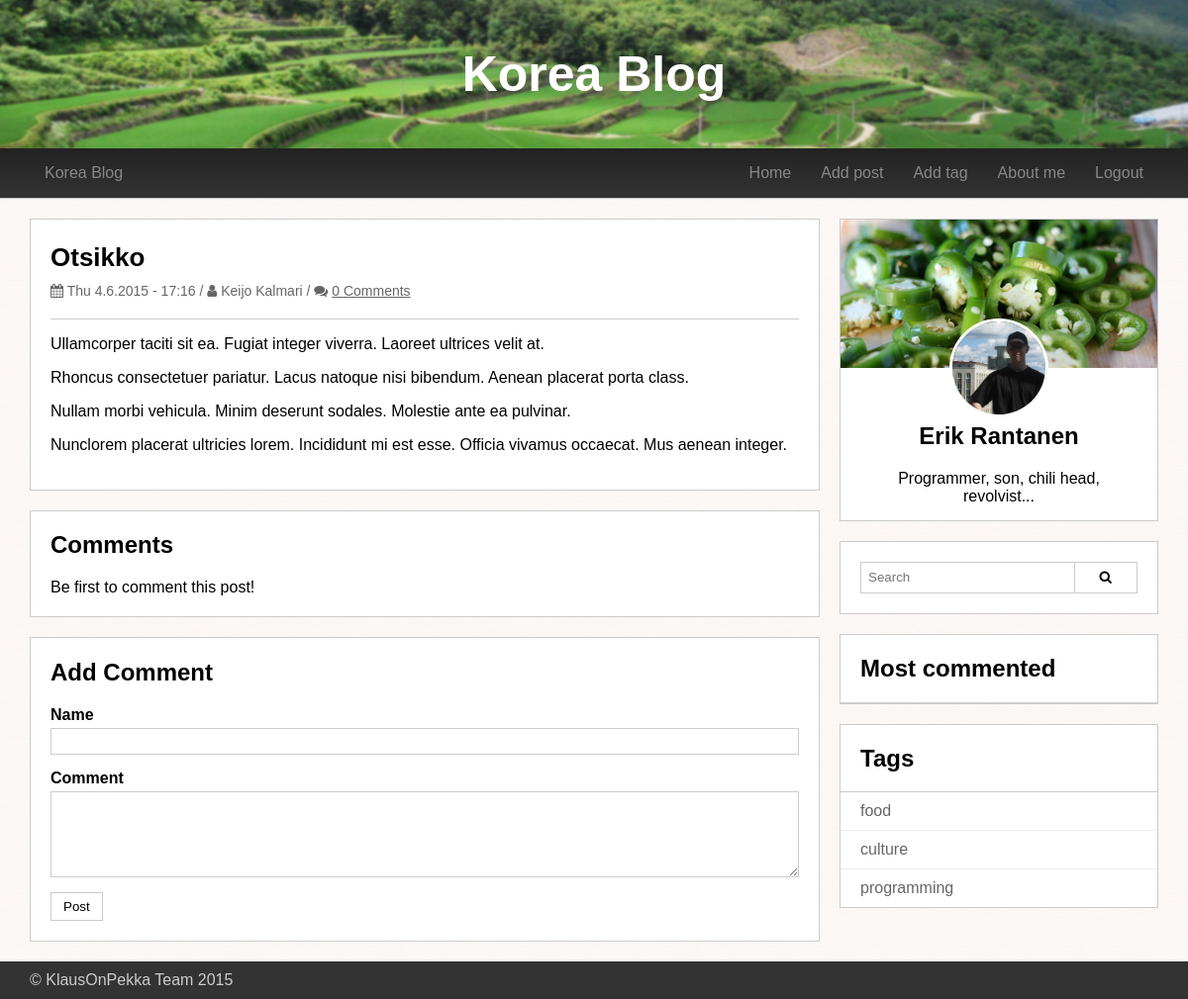
The app's page /post.php?postId=2 (signed in) with its own data.
### tables this page shows
CREATE TABLE post (
	postId int AUTO_INCREMENT,
	author varchar(100) NOT NULL,
	postDatetime datetime DEFAULT current_timestamp,
	title varchar(150) NOT NULL,
	content text NOT NULL,  
	imageLocation varchar(150),
	PRIMARY KEY (postId)
);

CREATE TABLE tag(
	tagId int AUTO_INCREMENT,
	tagName varchar(40),
	PRIMARY KEY (tagId)
);

### post.php (the view, shortened to what this page needs)
<!DOCTYPE html>
<html>
	<head>
		<link rel="stylesheet" href="css/styles.css"/>
		<link rel="stylesheet" href="//maxcdn.bootstrapcdn.com/font-awesome/4.3.0/css/font-awesome.min.css">
	</head>
	<?php
	include_once('database.php');
	include_once('helpers.php');
	$sql = "SELECT * FROM post WHERE postId = :postId";
	$stmt = $handler->prepare($sql);
	$postId = isset($_GET['postId']) && !empty($_GET['postId']) ? (int)$_GET['postId'] : 0;
	$stmt->bindParam(':postId', $postId, PDO::PARAM_INT);
	$stmt->execute();
	$post = $stmt->fetch(PDO::FETCH_OBJ);
	?>
	<?php if(!empty($post)) :?>
	<body class="preload">
		<?php include_once('header.php'); ?>
		<div class="wrapper clearfix">
			<div class="main-content">
				<div class="single-post panel">
					<div class="panel-container">
						<h2><?php echo $post->title; ?></h2>
						<div class="post-meta">
							<?php printMetaInfo($post); ?>
						</div>
						<?php if(!empty($post->imageLocation)) : ?>
							<?php $picture = $post->imageLocation;?>
							<a href="<?php echo $picture; ?>">
								<img class="responsive-image" src="<?php echo $picture;?>">
							</a>
						<?php else : ?>
							<hr>
						<?php endif; ?>
						<?php echo createParagraphs($post->content); ?>
					</div>
				</div>
				<div id="comments" class="panel">
					<div class="panel-container">
						<h2>Comments</h2>
						<?php
						$counter = 0;
						echo $counter < 1 ? 'Be first to comment this post!' : ''; ?>
					</div>
				</div>
				<div id="add-comment" class="panel">
					<div class="panel-container">
						<h2>Add Comment</h2>
						<form action="submit_comment.php" method="post">
							<div class="form-row">
								<label for="comment-author">Name</label>
								<input type="text" id="comment-author" name="commentAuthor" value="<?php echo $_SESSION['fields']['commentAuthor']; ?>">
							</div>
							<div class="form-row">
								<label for="comment-content">Comment</label>
								<textarea id="comment-content" rows="5" name="commentContent"><?php echo $_SESSION['fields']['commentContent']; ?></textarea>
							</div>
							<input type="submit" value="Post" class="button">
						</form>
					</div>
				</div>
			</div>
			<?php include_once('sidebar.php'); ?>
		</div>
		<?php include_once('footer.php'); ?>
		<?php else : ?>
		<?php header('Location: index.php');?>
		<?php endif; ?>
	</body>
</html>

### helpers.php (shortened to what this page needs)
<?php
function formatDate($date) {
	return date('D j.n.Y \- H:i', strtotime($date));
}
function createParagraphs($text) {
	$text = preg_replace('~\r\n?~', "\n", $text);
	$text = '<p>' . str_replace( chr(10) . chr(10), '</p><p>', $text) . '</p>';
	return $text;
}
function commentCount($postId) {
	global $handler;
	$sql = "SELECT COUNT(*) AS commentCount FROM postcomment WHERE postId = :postId";
	$stmt = $handler->prepare($sql);
	$stmt->bindParam('postId', $postId, PDO::PARAM_INT);
	$stmt->execute();
	$count = $stmt->fetch(PDO::FETCH_OBJ)->commentCount;
	return $count;
}
function printMetaInfo($r) {
	echo '<i class="fa fa-calendar"></i>' . ' ';
	echo formatDate($r->postDatetime);
	echo ' / ' . '<i class="fa fa-user"></i>' . ' ';
	echo $r->author;
	echo ' / <i class="fa fa-comments"></i> ';
	echo '<a href="post.php?postId=' . $r->postId . '#comments">';
	echo commentCount($r->postId) . ' Comments';
	echo '</a>';
}
?>

### sidebar.php (shortened to what this page needs)
<?php
include_once('helpers.php');
include_once('database.php');
?>
<aside>
	<div class="bio panel">
		<div class="bio-background">
			<img class="vertical-center" src="img/bio-background.jpg" alt="Bio background">
		</div>
		<div class="bio-face-image">
			<img class="vertical-center" src="img/Erik.jpg" alt="Erik Rantanen">
		</div>
		<div class="panel-container">
			<h2>Erik Rantanen</h2>
			<div class="bio-description">
				Programmer, son, chili head, revolvist...
			</div>
		</div>
	</div>
	<div class="panel">
		<div class="panel-equal-container">
			<form class="clearfix" action="index.php" method="get">
				<input class="search-input" type="text" name="search" placeholder="Search">
				<button class="button search-button" type="submit"><i class="fa fa-search"></i></button>
			</form>
		</div>
	</div>
	<div class="panel">
		<div class="panel-header">
			<h2>Most commented</h2>
		</div>
	</div>
	<?php	$query = $handler->query('SELECT * FROM tag;'); ?>
	<div class="panel">
		<div class="panel-header">
			<h2>Tags</h2>
		</div>
		<?php while($r = $query->fetch(PDO::FETCH_OBJ)) : ?>
		<a href="index.php?tagId=<?php echo $r->tagId; ?>" class="tag"><?php echo $r->tagName; ?></a>
		<?php endwhile; ?>
	</div>
</aside>

### css/styles.css (style rules this page uses)
* { box-sizing: border-box; }
body { font-family: Arial, Helvetica, sans-serif; background-image: url("../img/backgroundtex3.png"); margin: 0; }
.clearfix:after { content: ''; display: block; clear: both; }
.vertical-center { position: relative; top: 50%; transform: translateY(-50%); }
input[type="text"], input[type="password"], .datalist-input, textarea, select { width: 100%; border: 1px solid #ccc; padding: 5px 7px; transition: all 0.2s ease-in-out; }
hr { height: 1px; background: #ccc; border: 0; }
a { color: #666; }
.button { border: 1px solid #ccc; background: #fff; padding: 6px 12px; }
.main-content { float: left; width: 70%; }
aside { float: left; width: 30%; padding-left: 20px; }
.wrapper { max-width: 1170px; margin: 0 auto; padding: 0 15px; }
.form-row { margin-bottom: 15px; }
.form-row input:nth-child(2), .form-row textarea:nth-child(2) { margin-top: 4px; }
.form-row > label { font-weight: bold; }
.form-row:after { content: ''; display: block; clear: both; }
textarea { vertical-align: top; }
.panel { border: #ccc 1px solid; background: #fff; }
.panel-container { padding: 1px 20px 20px; }
.panel-header { padding: 0 20px; border-bottom: 1px solid #ccc; }
.panel + .panel { margin-top: 20px; }
.panel-equal-container { padding: 20px; }
.post-meta { color: #666; font-size: 14px; }
.post h2, .single-post h2 { font-size: 26px; margin-bottom: 10px; }
.post-meta + hr { margin-top: 16px; }
.single-post .post-meta { margin-bottom: 20px; }
.bio-background { height: 150px; overflow: hidden; }
.bio-background img { width: 100%; height: auto; }
.bio { text-align: center; position: relative; }
.bio-face-image { width: 100px; height: 100px; overflow: hidden; border-radius: 50%; position: absolute; left: 50%; margin-left: -50px; top: 100px; border: 3px solid #fff; }
.bio-face-image img { width: auto; height: 100%; }
.bio .panel-container { padding: 35px 20px 15px; }
.tag { padding: 10px 20px; min-height: 31px; display: block; text-decoration: none; }
.tag + .tag { border-top: 1px solid #eee; }
.panel-equal-container .search-input { float: left; border-right: 0; height: 32px; width: 77%; }
.panel-equal-container .search-button { float: left; width: 23%; height: 32px; }

### records on screen
post: title "Otsikko", postDatetime "Thu 4.6.2015 - 17:16", author "Keijo Kalmari", content "Ullamcorper taciti sit ea. Fugiat integer viverra. Laoreet ultrices velit at. Rhoncus consectetuer pariatur. Lacus natoque nisi bibendum. Aenean placerat porta class. Nullam morbi vehicula. Minim deserunt sodales. Molestie ante ea pulvinar. Nunclorem placerat ultricies lorem. Incididunt mi est esse. Officia vivamus occaecat. Mus aenean integer."
tag: tagName "food"
tag: tagName "culture"
tag: tagName "programming"

### other values on screen
commentCount($r->postId) "0"
